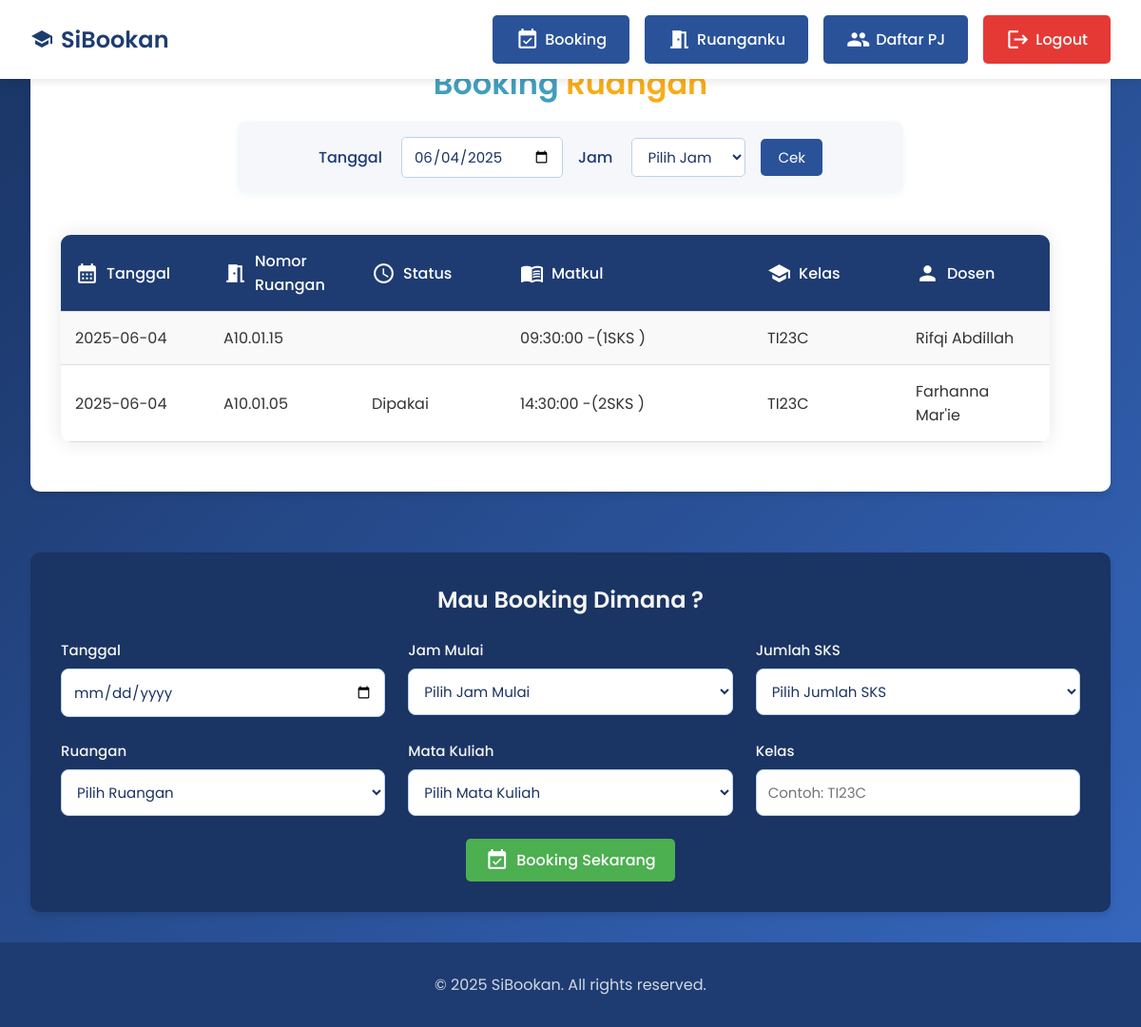
Screenshot of /home.php?tanggal=2025-06-04 (signed in) with the database file from the repository.
### tables this page shows
CREATE TABLE `booking_ruangan` (
  `id_booking` int(11) NOT NULL,
  `tanggal` date NOT NULL,
  `jam_mulai` time NOT NULL,
  `durasi` int(11) DEFAULT NULL,
  `jumlah_sks` int(11) NOT NULL,
  `nomor_ruangan` varchar(20) NOT NULL,
  `id_matkul` int(11) NOT NULL,
  `kelas` varchar(10) NOT NULL,
  `status_booking` enum('Tersedia','Dipakai') DEFAULT 'Tersedia',
  `id_dosen` int(11) NOT NULL,
  `created_at` timestamp NOT NULL DEFAULT current_timestamp(),
  `updated_at` timestamp NOT NULL DEFAULT current_timestamp() ON UPDATE current_timestamp()
);

CREATE TABLE `dosen` (
  `id_dosen` int(11) NOT NULL,
  `username` varchar(1000) NOT NULL,
  `nama_dosen` varchar(100) NOT NULL,
  `nip` varchar(30) DEFAULT NULL,
  `password` varchar(1000) NOT NULL
);

### home.php (the view, shortened to what this page needs)
<?php
include "database.php";
$filter_tanggal = isset($_GET['tanggal']) ? $_GET['tanggal'] : date('Y-m-d');
$filter_jam = isset($_GET['jam']) ? $_GET['jam'] : '';
if ($filter_jam && $filter_tanggal) {
    $query = "SELECT br.*, d.nama_dosen, mk.nama_matkul
              FROM booking_ruangan br
              JOIN dosen d ON br.id_dosen = d.id_dosen
              JOIN mata_kuliah mk ON br.id_matkul = mk.id_matkul
              WHERE br.tanggal = '$filter_tanggal'
              AND (
                  (br.jam_mulai <= '$filter_jam' AND DATE_ADD(br.jam_mulai, INTERVAL br.durasi MINUTE) > '$filter_jam')
              )
              ORDER BY br.tanggal DESC, br.jam_mulai ASC";
    $result = mysqli_query($db, $query);
    $filter_active = true;
} else if ($filter_tanggal) {
    $query = "SELECT br.*, d.nama_dosen, mk.nama_matkul
              FROM booking_ruangan br
              JOIN dosen d ON br.id_dosen = d.id_dosen
              JOIN mata_kuliah mk ON br.id_matkul = mk.id_matkul
              WHERE br.tanggal = '$filter_tanggal'
              ORDER BY br.tanggal DESC, br.jam_mulai ASC";
    $result = mysqli_query($db, $query);
    $filter_active = true;
}
?>
<!DOCTYPE html>
<html lang="id">
<head>
</head>
<body>
    <header>
        <div class="header-content">
            <div class="logo-container">
                <a href="index.php" class="logo">
                    <span class="material-icons">school</span>
                    SiBookan
                </a>
            </div>
            <div class="nav-buttons">
                <a href="/home" class="login-btn">
                    <span class="material-icons">event_available</span>
                    Booking
                </a>
                <a href="/ruanganku" class="ruanganku-btn">
                    <span class="material-icons">meeting_room</span>
                    Ruanganku
                </a>
                <a href="/daftarpj" class="daftarpj-btn">
                    <span class="material-icons">group</span>
                    Daftar PJ
                </a>
                <a href="/logout" class="nav-btn-logout">
                    <span class="material-icons">logout</span>
                    Logout
                </a>
            </div>
        </div>
    </header>
    <div class="table-container">
        <h1>Booking <span style="color: #f7ad19;">Ruangan</span></h1>
        <form method="get" class="filter-form">
            <label for="tanggal">Tanggal</label>
            <input type="date" name="tanggal" id="tanggal" value="<?= htmlspecialchars($filter_tanggal) ?>" required>
            <label for="jam">Jam</label>
            <select name="jam" id="jam">
                <option value="">Pilih Jam</option>
            </select>
            <button type="submit" class="button">Cek</button>
        </form>
        <div class="table-wrapper">
            <table>
                <tr>
                    <th>
                        <div class="header-cell">
                            <span class="material-icons">calendar_month</span>
                            Tanggal
                        </div>
                    </th>
                    <th>
                        <div class="header-cell">
                            <span class="material-icons">meeting_room</span>
                            Nomor Ruangan
                        </div>
                    </th>
                    <th>
                        <div class="header-cell">
                            <span class="material-icons">schedule</span>
                            Status
                        </div>
                    </th>
                    <th>
                        <div class="header-cell">
                            <span class="material-icons">menu_book</span>
                            Matkul
                        </div>
                    </th>
                    <th>
                        <div class="header-cell">
                            <span class="material-icons">school</span>
                            Kelas
                        </div>
                    </th>
                    <th>
                        <div class="header-cell">
                            <span class="material-icons">person</span>
                            Dosen
                        </div>
                    </th>
                </tr>
                <?php
                if ($result && mysqli_num_rows($result) > 0) {
                    while ($row = mysqli_fetch_assoc($result)) {
                        echo "<tr>";
                        echo "<td>" . date('Y-m-d', strtotime($row['tanggal'])) . "</td>";
                        echo "<td>" . htmlspecialchars($row['nomor_ruangan']) . "</td>";
                        echo "<td>" . htmlspecialchars($row['status_booking']) . "</td>";
                        echo "<td>" . htmlspecialchars($row['jam_mulai']) . " -(" . htmlspecialchars($row['jumlah_sks']) . "SKS )</td>";
                        echo "<td>" . htmlspecialchars($row['kelas']) . "</td>";
                        echo "<td>" . htmlspecialchars($row['nama_dosen']) . "</td>";
                        echo "</tr>";
                    }
                } else if ($filter_active) {
                    echo "<tr><td colspan='6' style='text-align: center; color: #28a745; font-family: 'Poppins', sans-serif; font-weight: bold;'>Semua kelas tersedia pada jam dan tanggal tersebut</td></tr>";
                } else {
                    echo "<tr><td colspan='6' style='text-align: center;'>Tidak ada data booking</td></tr>";
                }
                ?>
            </table>
        </div>
    </div>
    <div class="Booking">
        <p>Mau Booking Dimana ?</p>
        <form method="POST" action="">
            <div class="form-grid">
                <div class="form-item">
                    <label for="tanggal">Tanggal</label>
                    <input type="date" id="tanggal" name="tanggal" min="<?= date('Y-m-d') ?>" required />
                </div>
                <div class="form-item">
                    <label for="jam">Jam Mulai</label>
                    <select name="jam" id="jam" required>
                        <option value="" disabled selected>Pilih Jam Mulai</option>
                    </select>
                </div>
                <div class="form-item">
                    <label for="sks">Jumlah SKS</label>
                    <select name="sks" id="sks" required>
                        <option value="" disabled selected>Pilih Jumlah SKS</option>
                    </select>
                </div>
                <div class="form-item">
                    <label for="ruangan">Ruangan</label>
                    <select name="ruangan" id="ruangan" required>
                        <option value="" disabled selected>Pilih Ruangan</option>
                    </select>
                </div>
                <div class="form-item">
                    <label for="matkul">Mata Kuliah</label>
                    <select name="matkul" id="matkul" required>
                        <option value="" disabled selected>Pilih Mata Kuliah</option>
                    </select>
                </div>
                <div class="form-item">
                    <label for="kelas">Kelas</label>
                    <input type="text" id="kelas" name="kelas" placeholder="Contoh: TI23C" required />
                </div>
            </div>
            <div style="text-align: center;">
                <button class="button_booking" type="submit" name="submit_booking">
                    <span class="material-icons">event_available</span>
                    Booking Sekarang
                </button>
            </div>
        </form>
    </div>
    <footer>
        <div class="footer-content">
            <p>&copy; 2025 SiBookan. All rights reserved.</p>
        </div>
    </footer>
</body>
</html>

### rows the page displays
booking_ruangan: tanggal "2025-06-04", nomor_ruangan "A10.01.15", jam_mulai "09:30:00", jumlah_sks "1", kelas "TI23C", id_dosen.nama_dosen "Rifqi Abdillah"
booking_ruangan: tanggal "2025-06-04", nomor_ruangan "A10.01.05", status_booking "Dipakai", jam_mulai "14:30:00", jumlah_sks "2", kelas "TI23C", id_dosen.nama_dosen "Farhanna Mar'ie"
